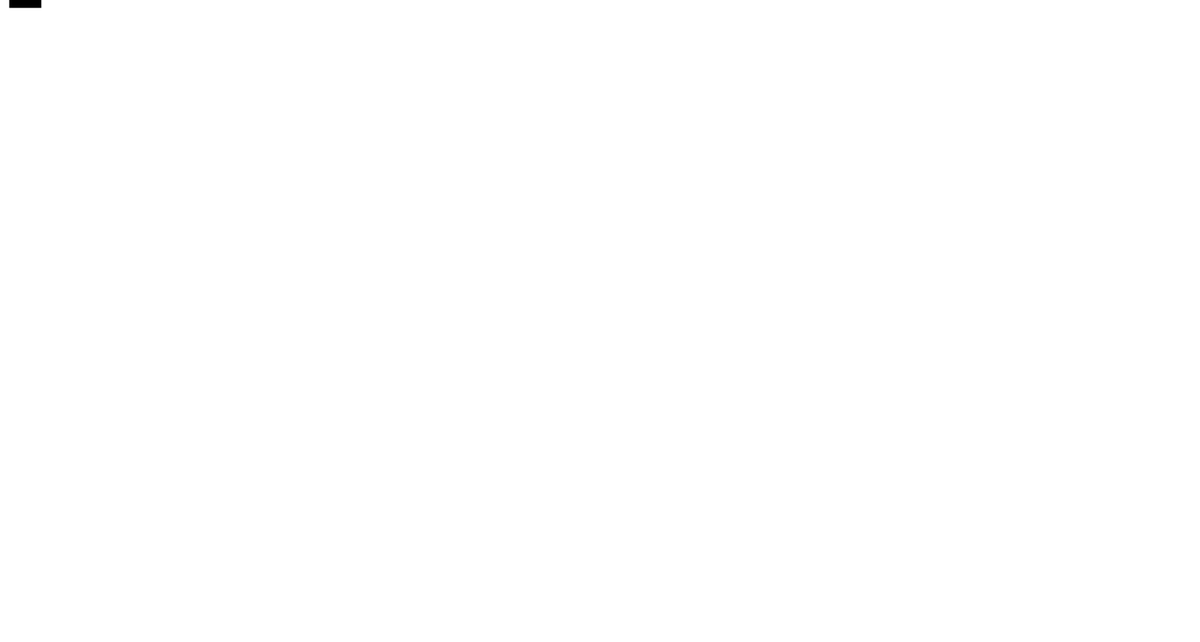
Frame 1 (no input)
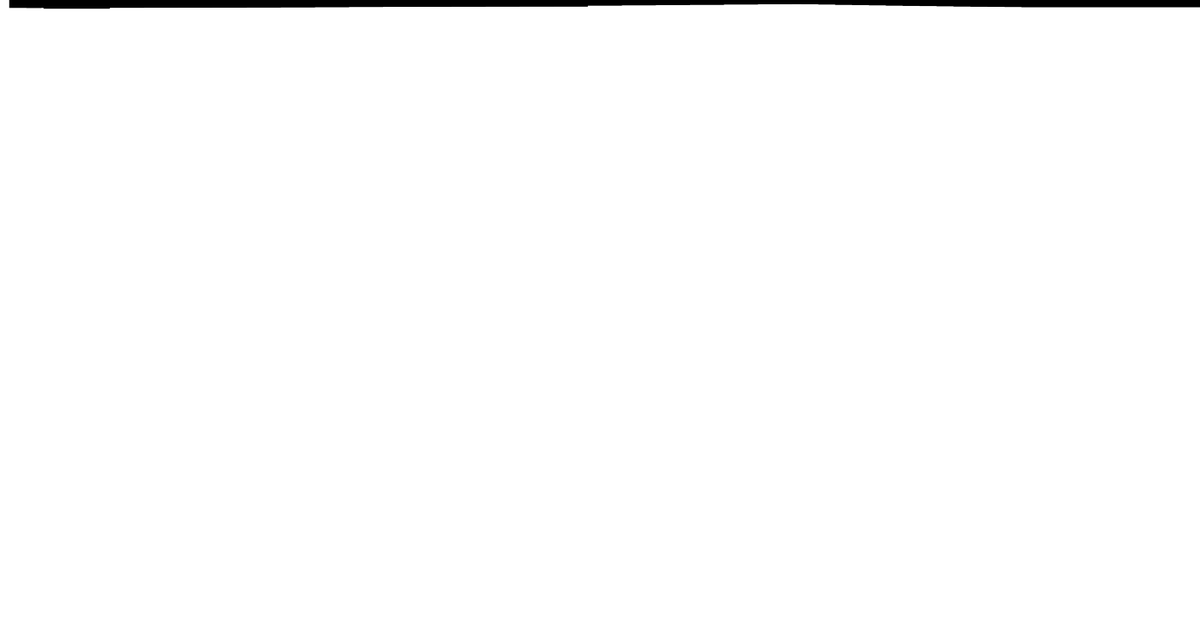
Frame 60 (the mouse pressed at the canvas centre just before this capture)
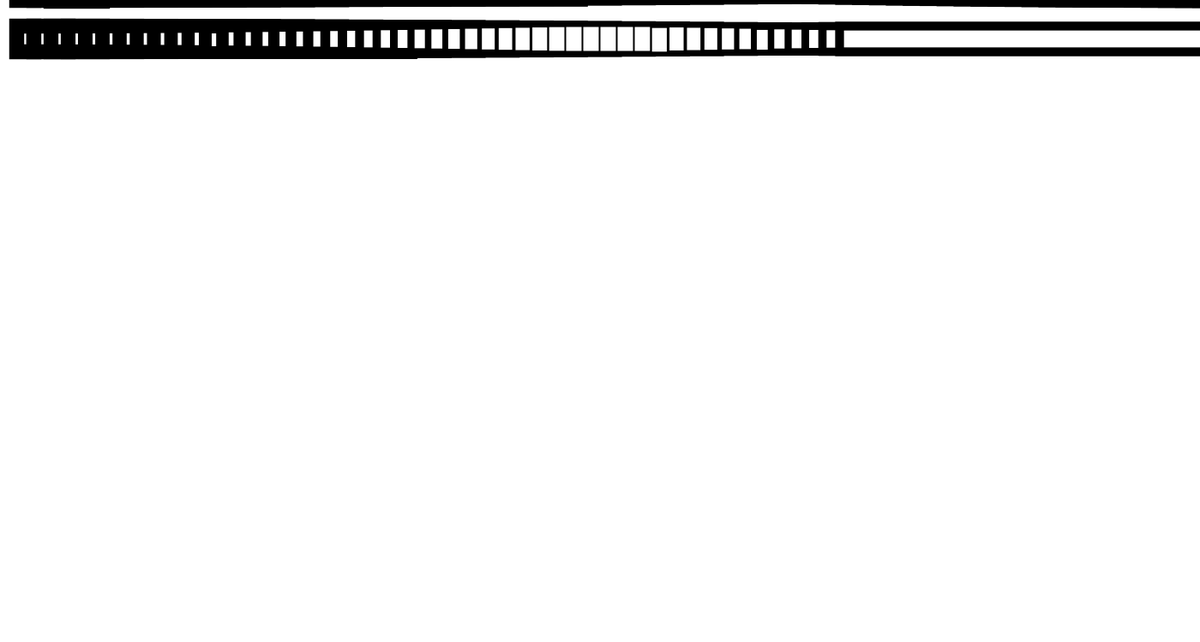
Frame 120 (the mouse held since frame 60 and released just before this capture)

The Processing sketch that drew these frames (run headless with seeded random() and noise(); from frame 60 on, the mouse is pressed at the canvas centre):

// Processing sketch: projet10
// ── projet10.pde
int X=0;
int Y=0;
int X1=20;
int Y1=30;
float valsin;
int i=0;
float rand;

void setup(){
  frameRate(3000);
  size(1400,750);
  background(255);
}
void draw(){
    X+=20;
    X1+=20;
    valsin = abs((cos((X*PI)/1400))*3.5)*5;
    if (valsin<=2)
    {
      valsin=2;
    }
    strokeWeight(valsin);
    rand=random(PI/4,PI/2);
    //line(X-30,Y+30,X,Y);
    rect(X-cos(rand),Y+sin(rand),X,Y);
    //line(X,Y,X1,Y1);
    if (X>1400)
    {
    X=0;
    X1=20;
    Y+=30;
    Y1+=30;
    }
  }
